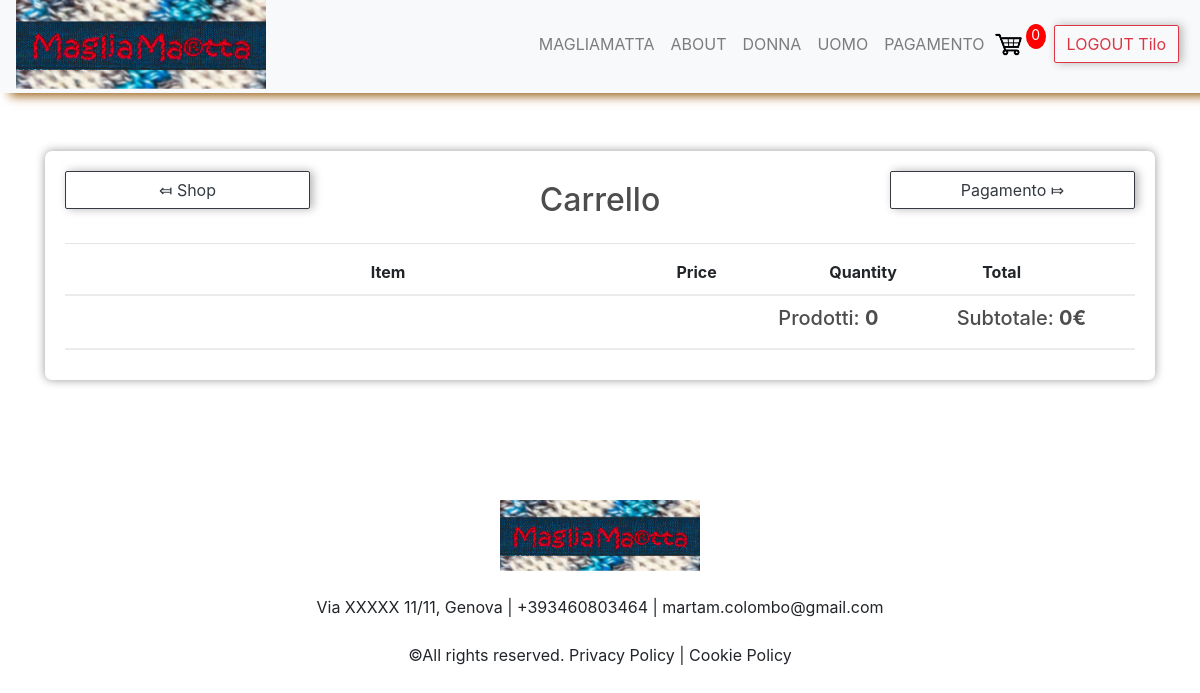
The app's page /cart/ (signed in), older data.
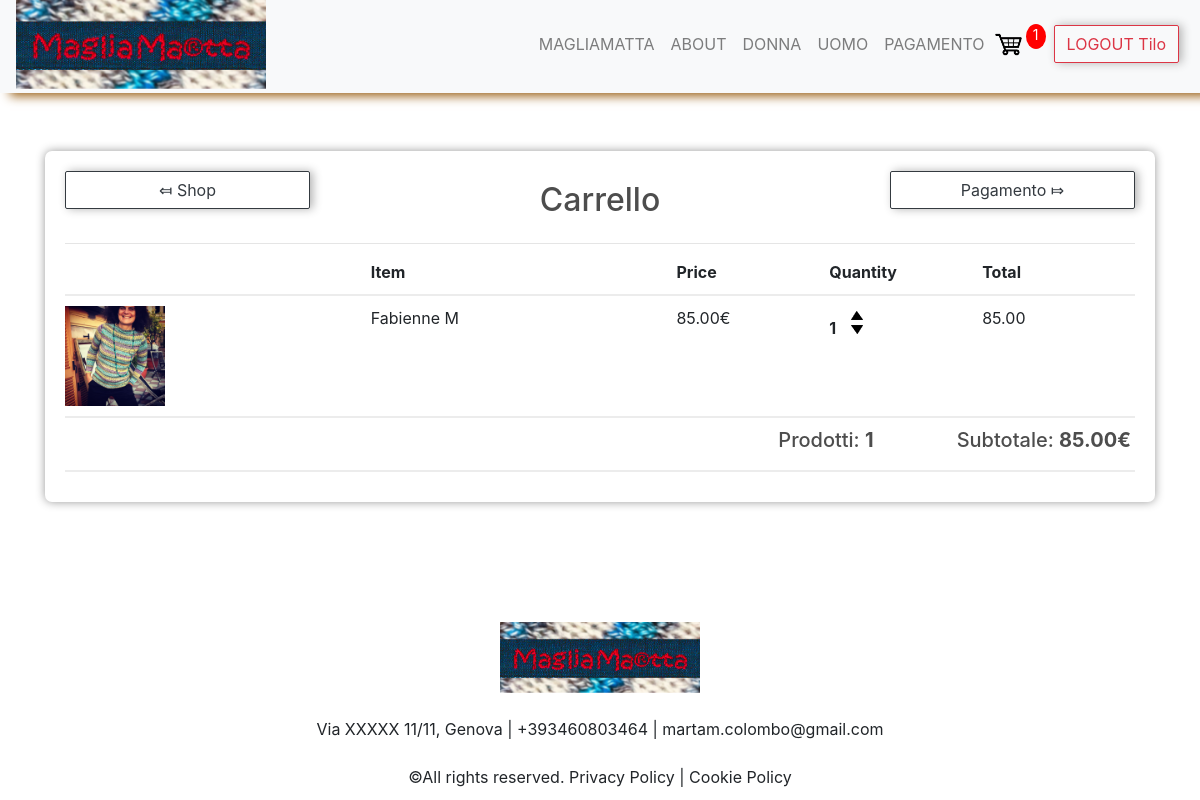
The same page, newer data.
### main/models.py (models this page shows, shortened)
class Order(models.Model):
    customer = models.ForeignKey(Customer, on_delete=models.SET_NULL, null=True, blank=True)
    date_ordered = models.DateTimeField(auto_now_add=True)
    complete = models.BooleanField(default=False)
    transaction_id = models.CharField(max_length=100, null=True)
    @property
    def get_cart_total(self):
        orderitems = self.orderitem_set.all()
        total = sum([item.get_total for item in orderitems])
        return total
    @property
    def get_cart_items(self):
        orderitems = self.orderitem_set.all()
        total = sum([item.quantity for item in orderitems])
        return total

class OrderItem(models.Model):
    product = models.ForeignKey(Product, on_delete=models.SET_NULL, null=True)
    order = models.ForeignKey(Order, on_delete=models.SET_NULL, null=True)
    quantity = models.IntegerField(default=0,null=True, blank=True)
    date_added = models.DateTimeField(auto_now_add=True, null=True)
    @property
    def get_total(self):
        if self.product.discount_price > 0:
            total = self.product.discount_price*self.quantity
        else:
            total = self.product.price*self.quantity
        return total

class Product(models.Model):
    CHOICESCAT = (
        ('tshirt', 'T-Shirt'),
        ('pullover', "Pullover"),
        ('dress', 'Dress'),
    )
    SIZETYPES = models.TextChoices('Size', 'S S/M M M/L L')
    GENDER = models.TextChoices('Gender', 'WOMEN MEN')
    active = models.BooleanField()
    date = models.DateField(auto_now_add=True)
    NEW_Flag = models.BooleanField(default=False)
    gender = models.CharField(choices=GENDER.choices, max_length=5)
    size = models.CharField(choices=SIZETYPES.choices, max_length=4)
    category = models.CharField(max_length=150, null=False, choices=CHOICESCAT)
    title = models.CharField(max_length=150)
    description = models.CharField(max_length=350)
    text = models.TextField(blank=True)
    price = models.DecimalField(decimal_places=2, max_digits=7)
    discount_price = models.DecimalField(decimal_places=2, max_digits=7, default=0.00)
    discount_Flag = models.BooleanField()
    image = models.ImageField(upload_to='media/')
    digital = models.BooleanField(default=False)
    url = models.URLField(blank=True)
    @property #Errorhandling    in Case ther eis no image file
    def imageURL(self):
        try:
            url = self.image.url
        except:
            url =''
        return url

### main/views.py (the view)
# urls.py: path('cart/', views.cart, name="cart"),
def cart(request):
    data = cartData(request)   #function in utils.py
    cartItems = data['cartItems']
    order = data['order']
    items = data['items']
    context = {'items': items, 'order': order,'cartItems':cartItems}
    return render(request, 'main/cart.html', context)

### main/utils.py (called while the page is built)
def cartData(request):
    if request.user.is_authenticated:
        customer = request.user.customer
        order, created = Order.objects.get_or_create(customer=customer, complete=False)
        items = order.orderitem_set.all()
        cartItems = order.get_cart_items
    else:
        cookieData = cookieCart(request)   #function in utils.py
        cartItems = cookieData['cartItems']
        order = cookieData['order']
        items = cookieData['items']
    return {'cartItems': cartItems, 'order': order, 'items': items}

### main/templates/main/cart.html (shortened to what this page needs)
{% extends 'base.html' %}
{% load static %}
{% block content %}
<link rel="stylesheet" type="text/css" href="{% static 'main/css/main.css' %}">
<br>
<br>
<div class="container">
    <div class="row" >
        <br>
        <div class="col-lg-12">
            <div class="box-element">
                <div class="row">
                    <div class="col-lg-3">
                        <a style="" class="btn btn-outline-dark btn-block"
                           href="{% url 'main:home' %}">&#10502; Shop</a>
                    </div>
                    <div class="col-lg-6">
                        <h2 style="text-align:center;">Carrello</h2>
                    </div>
                    <div class="col-lg-3">
                        <a style="" class="btn btn-outline-dark btn-block "
                           href="{% url 'main:checkout'%}">Pagamento &#10503</a>
                    </div>
                </div>
                <hr>
                <div class="cart-row">
                    <div style="flex:2"></div>
                    <div style="flex:2"><strong>Item</strong></div>
                    <div style="flex:1"><strong>Price</strong></div>
                    <div style="flex:1"><strong>Quantity</strong></div>
                    <div style="flex:1"><strong>Total</strong></div>
                </div>
                {% for item in items %}
                <div class="cart-row">
                    <div style="flex:2"><img class="row-image" src="{{item.product.imageURL}}"></div>
                    <div style="flex:2"><p>{{item.product.title}} {{ item.product.size }}
                        {{ item.product.label }}</p></div>
                    <div style="flex:1"><p>
                        {% if item.product.discount_price %}
                            {{ item.product.discount_price }}€
                        {% else  %}
                            {{ item.product.price }}€
                        {% endif %}
                    </p></div>
                    <div style="flex:1">
                        <p class="quantity">{{ item.quantity }}</p>
                        <div class="quantity">
                            <img data-product="{{item.product.id}}" data-action="add"
                                 class="chg-quantity update-cart" src="{% static  'main/images/arrowup.png' %}">
                            <img data-product="{{item.product.id}}" data-action="remove"
                                 class="chg-quantity update-cart" src="{% static  'main/images/arrowdown.png' %}">
                        </div>
                    </div>
                    <div style="flex:1"><p>{{item.get_total}}</p></div>
                </div>
                {% endfor %}
                <div class="cart-row">
                    <div style="flex:1"></div>
                    <div style="flex:1"></div>
                    <div style="flex:1"></div>
                    <div style="flex:1"></div>
                    <div style="flex:1"><h5>Prodotti: <strong>{{ order.get_cart_items }}</strong></h5></div>
                    <div style="flex:1"><h5>Subtotale: <strong>{{ order.get_cart_total }}€</strong></h5></div>
                </div>
            </div>
        </div>
    </div>
</div>
{% endblock content %}

### main/templates/base.html (shortened to what this page needs)
{% load static %}
<!doctype html>
<head>
    <link rel="stylesheet" href="https://cdn.jsdelivr.net/npm/bootstrap@4.5.3/dist/css/bootstrap.min.css"
>
    <link rel="stylesheet" type="text/css" href="{% static 'main/css/main.css' %}">
</head>
<body>
<nav  class="navbar sticky-top navbar-expand-lg navbar-light bg-light scrolling-navbar pt-0 pb-1 "
      style ="box-shadow:hsl(34, 76%, 34%) 10px 3px 10px;">
    <a href="/admin">
        <img src="{% static 'main/magliamatta.png' %}" width="250 " height="90"  class="d-inline-block align-top pb-0">
    </a>
    <div class="collapse navbar-collapse flex-row-reverse" id="navbarNavDropdown">
        <ul class="navbar-nav" style="padding-left:7px; padding-right:5px;">
            <div class="container pr-0">
                <li class="nav-item ">
                    <a class="nav-link" href="/">MAGLIAMATTA</a>
                </li>
                <li class="nav-item">
                    <a class="nav-link"  href="/about">ABOUT</a>
                </li>
                <li class="nav-item">
                    <a class="nav-link"  href="/#donne">DONNA</a>
                </li>
                <li class="nav-item">
                    <a class="nav-link"  href="/#uomini">UOMO</a>
                </li>
                <li class="nav-item">
                    <a class="nav-link"  href="/checkout">PAGAMENTO</a>
                </li>
                <div class="form-inline my-2 my-lg-0 pr-2">
                    <a href="/cart">
                        <img id="cart-icon" src="{% static 'main/images/cartblack.png'%}" alt="Cart" class="pl-0 ml-0">
                    </a>
                    <p id="cart-total">{{cartItems}}</p>
                </div>
                <li>
                    {% if user.username %}
                        <a href="/logout" class="btn btn-outline-danger " > LOGOUT
                            {% if user.first_name %}
                                {{request.user.first_name}}
                            {% else %}
                                {{request.user}}
                            {% endif %}
                        </a>
                    {% endif %}
                </li>
            </div>
        </ul>
    </div>
</nav>
{% block content %}
{% endblock %}
<br/>
<br/>
<br/><br/>
<br/>
</body>
<footer>
    <div class="container-fluid footer text-center">
        <img src="{% static 'main/magliamatta.png' %} " width="200">
        <br/>
        <br/>
        <a> Via XXXXX 11/11, Genova </a>|<a> +393460803464 </a>|<a> martam.colombo@gmail.com</a>
        <br/>
        <br/>
        <a>©All rights reserved. Privacy Policy </a>|<a> Cookie Policy</a>
    </div>
</footer>

### main/static/main/css/main.css (style rules this page uses)
body { background-color: white ; height: 60vh; justify-content: space-around; align-items: center; flex-direction: column; }
h1,h2,h3,h4,h5,h6 { color:hsl(0, 0%, 30%); }
.box-element { box-shadow:hsl(0, 0%, 60%) 0 0 10px; background-color: #fff; border-radius: 7px; border: 200px; padding: 20px; }
#cart-icon { width:33px; display: inline-block; margin-left: 15px; }
#cart-total { display: block; text-align: center; color:#fff; background-color: red; width: 20px; height: 25px; border-radius: 50%; font-size: 14px; }
.col-lg-4, .col-lg-6, .col-lg-8, .col-lg-12 { margin-top: 10px; }
.btn { border-radius: 2px; box-shadow:hsl(0, 0%, 70%) 3px 0px 10px; }
.row-image { width: 100px; }
.cart-row { display: flex; align-items: flex-stretch; padding-bottom: 10px; margin-bottom: 10px; border-bottom: 2px solid #ececec; }
.quantity { display: inline-block; font-weight: 700; padding-right:10px; }
.chg-quantity { width: 12px; cursor: pointer; display: block; margin-top: 5px; transition:.1s; }
img { max-width: 100%; height: auto; }
.nav-link { padding-left: 5px; padding-right: 5px; }
* { box-sizing: border-box }

Row changes from the older to the newer data that the page shows:
added OrderItem: product.imageURL (picture), product "Fabienne", product.size "M", product.price "85.00", quantity "1", get_total "85.00"
computed for Order: get_cart_items "0" → "1"; get_cart_total "0" → "85.00"
Text that changed along with them:
{{ cartItems }}: "0" → "1"
